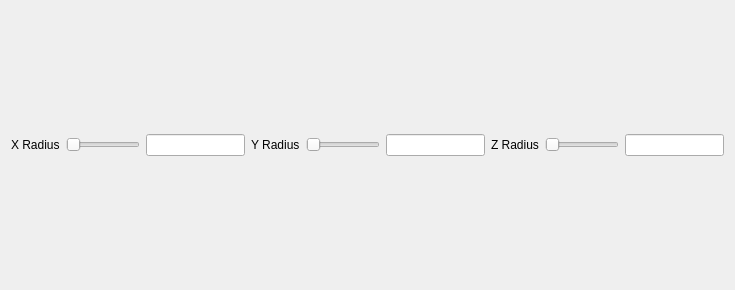
<?xml version="1.0" encoding="UTF-8"?>
<ui version="4.0">
 <class>vvToolMedianFilter</class>
 <widget class="QWidget" name="vvToolMedianFilter">
  <property name="geometry">
   <rect>
    <x>0</x>
    <y>0</y>
    <width>735</width>
    <height>290</height>
   </rect>
  </property>
  <property name="windowTitle">
   <string>Mean Filter</string>
  </property>
  <layout class="QVBoxLayout" name="verticalLayout_3">
   <item>
    <layout class="QHBoxLayout" name="horizontalLayout_9">
     <item>
      <widget class="QLabel" name="label">
       <property name="text">
        <string>X Radius</string>
       </property>
      </widget>
     </item>
     <item>
      <widget class="QSlider" name="horizontalSlider">
       <property name="orientation">
        <enum>Qt::Horizontal</enum>
       </property>
      </widget>
     </item>
     <item>
      <widget class="QLineEdit" name="lineEdit"/>
     </item>
     <item>
      <layout class="QGridLayout" name="gridLayout_12"/>
     </item>
     <item>
      <widget class="QLabel" name="label_2">
       <property name="text">
        <string>Y Radius</string>
       </property>
      </widget>
     </item>
     <item>
      <widget class="QSlider" name="horizontalSlider_2">
       <property name="orientation">
        <enum>Qt::Horizontal</enum>
       </property>
      </widget>
     </item>
     <item>
      <widget class="QLineEdit" name="lineEdit_2"/>
     </item>
     <item>
      <layout class="QVBoxLayout" name="verticalLayout_7"/>
     </item>
     <item>
      <widget class="QLabel" name="label_3">
       <property name="text">
        <string>Z Radius</string>
       </property>
      </widget>
     </item>
     <item>
      <widget class="QSlider" name="horizontalSlider_3">
       <property name="orientation">
        <enum>Qt::Horizontal</enum>
       </property>
      </widget>
     </item>
     <item>
      <widget class="QLineEdit" name="lineEdit_3"/>
     </item>
    </layout>
   </item>
  </layout>
 </widget>
 <resources/>
 <connections/>
</ui>
